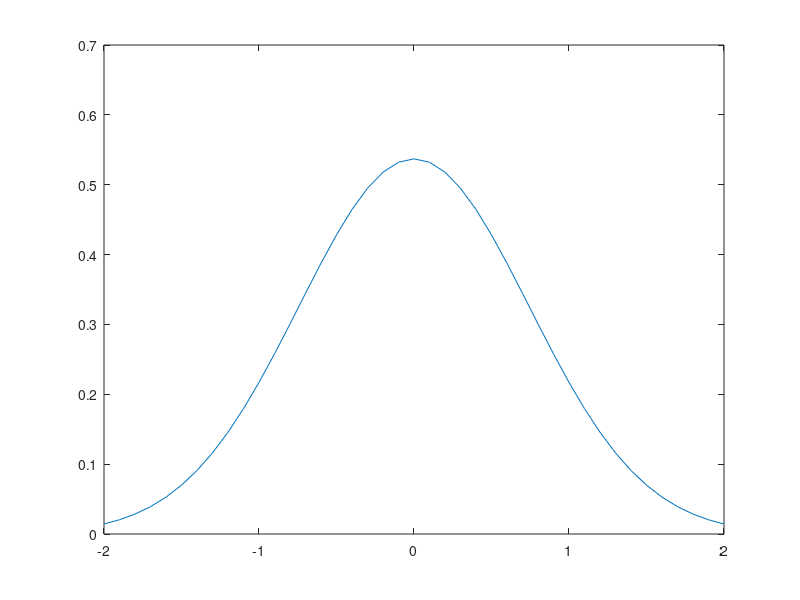

Source code (MATLAB):
x = [-2:.1:2];
p = 26;
N=35;
stdDev = p/N;
norm = normpdf(x,0,stdDev);
figure;
plot(x,norm)
perror = sum(norm(31:end))